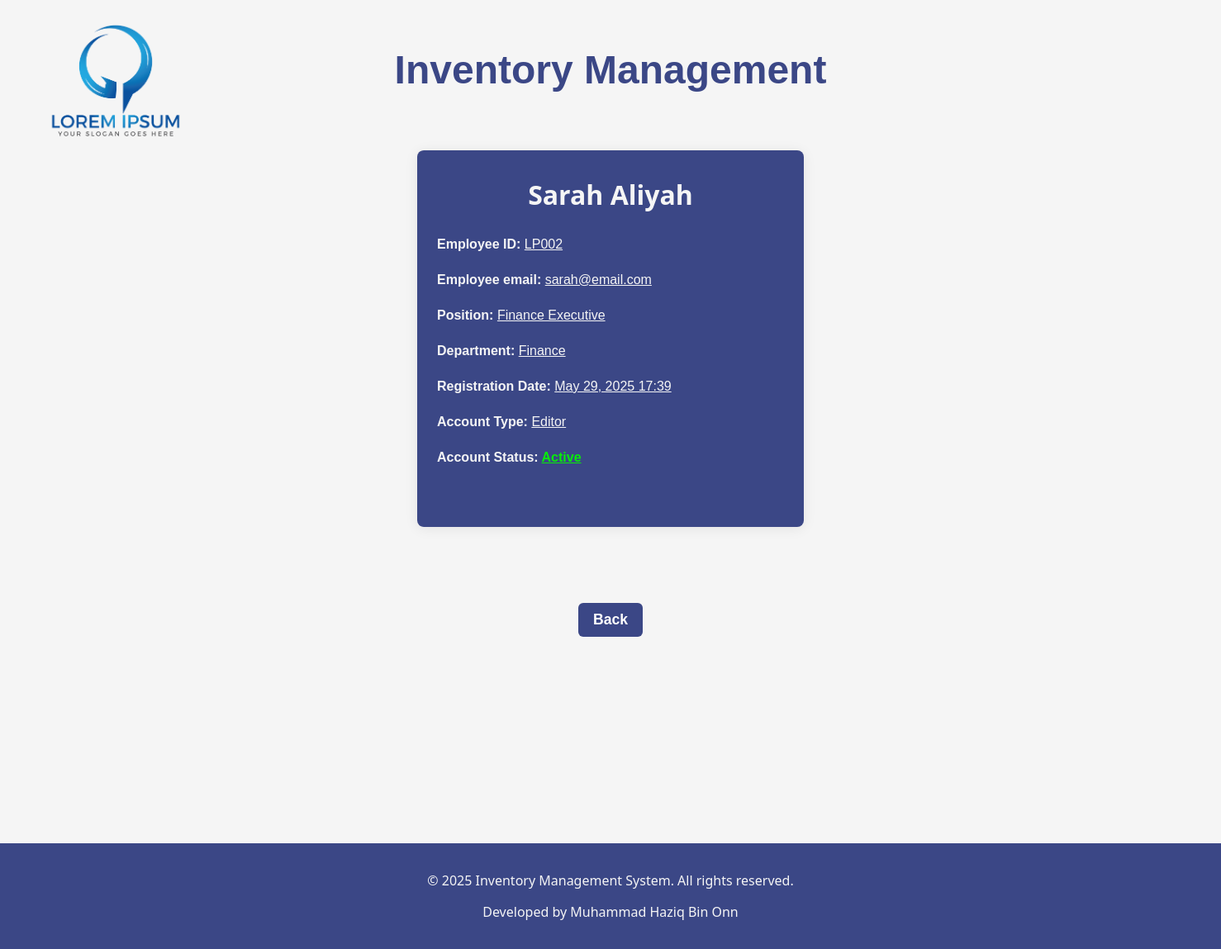
Page /profile/ (signed in) on the committed database.
### user_admin/models.py (models this page shows, shortened)
class UserProfile(models.Model):
    user = models.OneToOneField(User, on_delete=models.CASCADE)
    first_name = models.CharField(max_length=100, blank=True, null=True)
    second_name = models.CharField(max_length=100, blank=True, null=True)
    employee_id = models.CharField(max_length=50, unique=True)
    contact_no = models.CharField(max_length=20, blank=True, null=True)
    employee_email = models.EmailField(max_length=50)
    position = models.CharField(max_length=100)
    department = models.CharField(max_length=100, choices=DEPARTMENT_CHOICES)
    class Meta:
        indexes = [
            models.Index(fields=['employee_id']),
        ]

### user_admin/views.py (the view)
# urls.py: path("profile/", user_views.profile, name='profile'),
@login_required
def profile(request):
    try:
        user_profile = UserProfile.objects.get(user=request.user)
    except UserProfile.DoesNotExist:
        user_profile = UserProfile.objects.create(
            user=request.user,
            employee_id=request.user.username,
            employee_email=request.user.email,
            position='',
            department='',
        )
    return render(request, 'user_admin/profile.html', {'user_profile': user_profile})

### user_admin/templates/user_admin/profile.html
{% extends "inventory/base.html" %}
{% block content %}
{% if user_profile %}
<div class="profile-form-wrapper">
   <div class="user_profile">
        <div>
            <h2>{{user_profile.first_name}} {{user_profile.second_name}}</h2>
            <label><b>Employee ID: </b><u>{{user_profile.employee_id}}</u></label>
            <label><b>Employee email: </b><u>{{user_profile.employee_email}}</u></label>
            <label><b>Position: </b><u>{{user_profile.position}}</u></label>
            <label><b>Department: </b><u>{{user_profile.get_department_display}}</u></label>
            <label><b>Registration Date: </b><u>{{ user_profile.user.date_joined|date:"F d, Y H:i" }}</u></label>
            <label>
                <b>Account Type: </b>
                {% if user_profile.user.is_superuser %}
                    <u>Admin</u>
                {% elif user_profile.user.is_staff %}
                    <u>Editor</u>
                {% else %}
                    <u>Viewer</u>
                {% endif %}
            </label>
            <label>
                <b>Account Status: </b>
                {% if user_profile.user.is_active %}
                    <span style="color:rgb(8, 237, 8);"><u><b>Active</b></u></span>
                {% else %}
                    <span style="color:red;"><u><b>Inactive</b></u></span>
                {% endif %}
            </label>
        </div>
   </div>
</div>
<div class="add-home">
    <a href="{% url 'home' %}">Back</a>
</div>
{% else %}
    <div class="profile-form-wrapper">
        <div class="user_profile">
            <p>No profile found for this user.</p>
        </div>
    </div>
{% endif %}
{% endblock %}

### Inventory/Static/inventory/styles.css (style rules this page uses)
html body { background-color: whitesmoke; height: 100%; padding: 0; margin: 0; }
.add-home { display: flex; justify-content: center; font-family: Verdana, Geneva, Tahoma, sans-serif; }
.add-home a { display: inline-flex; justify-content: center; align-items: center; color: white; text-decoration: none; font-weight: 600; font-size: 1.1rem; padding: 10px 18px; border-radius: 6px; background: #3b4786; transition: background 0.2s, color 0.2s; }
.profile-form-wrapper { min-height: 80vh; display: flex; align-items: center; justify-content: center; background: whitesmoke; font-family: system-ui, -apple-system, BlinkMacSystemFont, 'Segoe UI', Roboto, Oxygen, Ubuntu, Cantarell, 'Open Sans', 'Helvetica Neue', sans-serif; }
.user_profile { max-width: 420px; width: 100%; padding: 32px 24px 24px 24px; background: #3b4786; border-radius: 8px; box-shadow: 0 2px 16px rgba(0,0,0,0.08); display: flex; flex-direction: column; min-height: 400px; }
.user_profile label { display: block; align-items: center; margin-bottom: 25px; font-family: Verdana, Geneva, Tahoma, sans-serif; text-align: left; font-weight: 500; color: whitesmoke; }
.user_profile h2 { color: #2c3e50; margin: auto 0 30px 0; font-weight: 800; font-size: 2rem; text-align: center; color: whitesmoke; }

### rows in the picture
UserProfile: first_name "Sarah", second_name "Aliyah", employee_id "LP002", employee_email "sarah@email.com", position "Finance Executive", department "Finance", user.date_joined "May 29, 2025 17:39"
